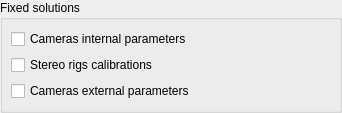
<?xml version="1.0" encoding="UTF-8"?>
<ui version="4.0">
 <class>StereoVisionApp::FixedParametersOptionWidget</class>
 <widget class="QWidget" name="StereoVisionApp::FixedParametersOptionWidget">
  <property name="geometry">
   <rect>
    <x>0</x>
    <y>0</y>
    <width>342</width>
    <height>113</height>
   </rect>
  </property>
  <property name="windowTitle">
   <string>Form</string>
  </property>
  <layout class="QGridLayout" name="gridLayout">
   <property name="leftMargin">
    <number>0</number>
   </property>
   <property name="topMargin">
    <number>0</number>
   </property>
   <property name="rightMargin">
    <number>0</number>
   </property>
   <property name="bottomMargin">
    <number>0</number>
   </property>
   <property name="spacing">
    <number>0</number>
   </property>
   <item row="0" column="0">
    <widget class="QGroupBox" name="groupBox_2">
     <property name="title">
      <string>Fixed solutions</string>
     </property>
     <layout class="QFormLayout" name="formLayout_2">
      <property name="leftMargin">
       <number>8</number>
      </property>
      <item row="0" column="0" colspan="2">
       <widget class="QCheckBox" name="fixedCameraInternalsCheckbox">
        <property name="layoutDirection">
         <enum>Qt::LeftToRight</enum>
        </property>
        <property name="text">
         <string>Cameras internal parameters</string>
        </property>
       </widget>
      </item>
      <item row="1" column="0" colspan="2">
       <widget class="QCheckBox" name="fixedStereoRigsCheckbox">
        <property name="text">
         <string>Stereo rigs calibrations</string>
        </property>
       </widget>
      </item>
      <item row="2" column="0" colspan="2">
       <widget class="QCheckBox" name="fixedCameraExternalsCheckbox">
        <property name="text">
         <string>Cameras external parameters</string>
        </property>
       </widget>
      </item>
     </layout>
    </widget>
   </item>
  </layout>
 </widget>
 <resources/>
 <connections/>
</ui>
